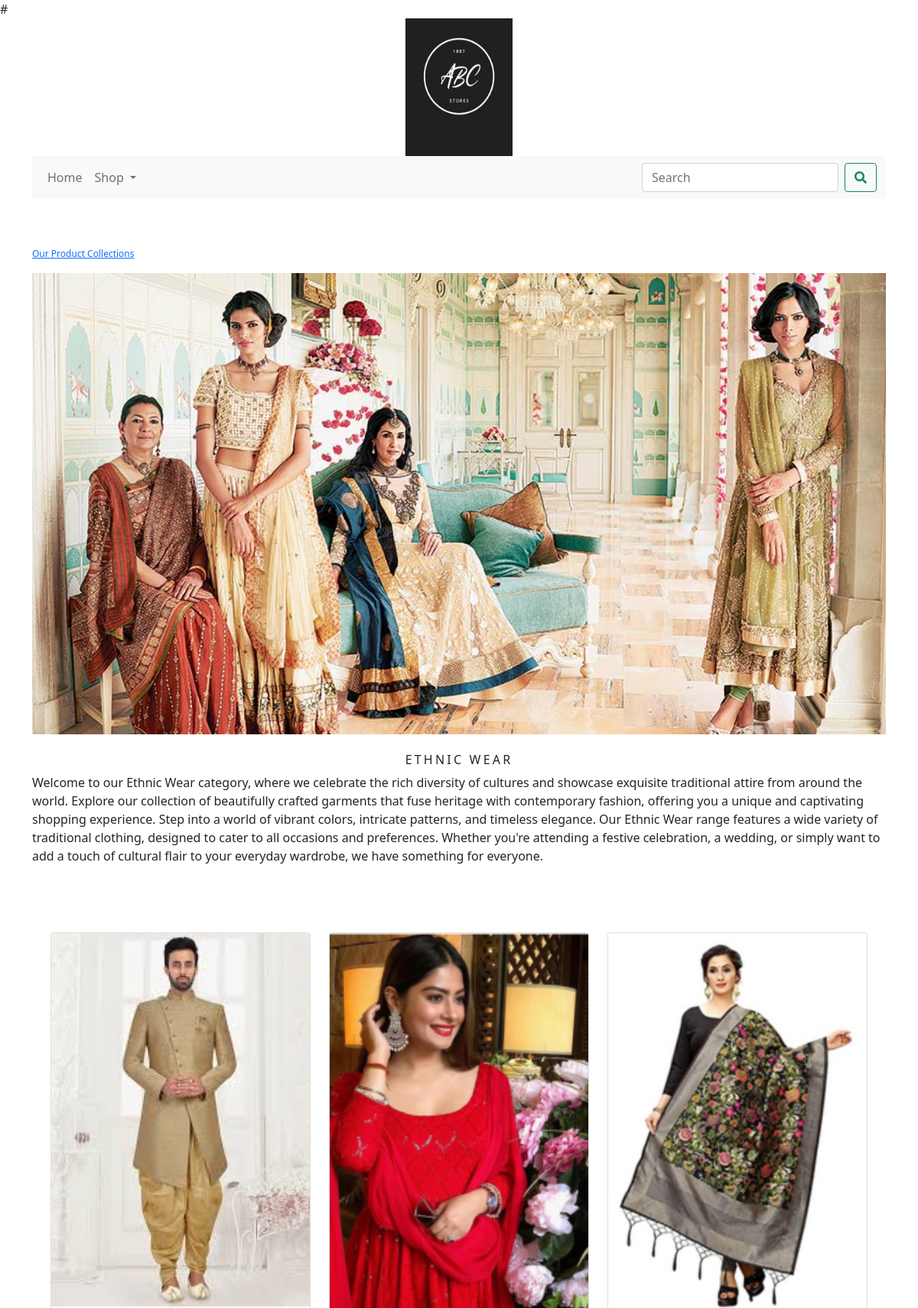
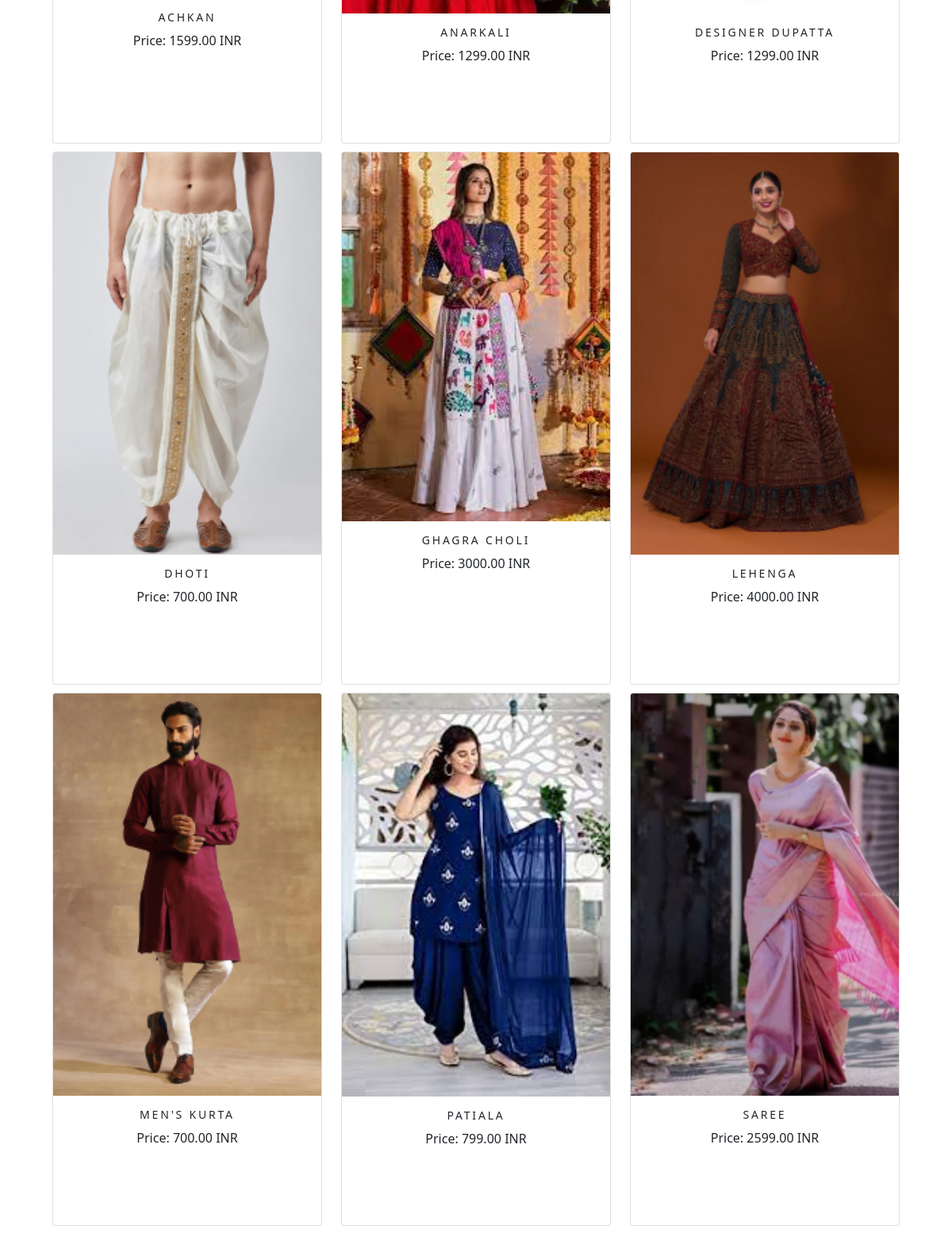
The page /shop/ethnic-wear/ (upper part) on the database its author committed (2 pictures, top to bottom).
### shop/models.py (models this page shows, shortened)
class Category(models.Model):
    name= models.CharField(max_length=250,unique=True)
    slug= models.SlugField(max_length=250,unique=True)
    desc= models.TextField(blank=True)
    image= models.ImageField(upload_to='category',blank=True)
    class Meta:
        ordering= ('name', )
        verbose_name= 'category'
        verbose_name_plural= 'categories'
    def get_url(self):
        return reverse('shop:products_by_category',args=[self.slug])

class Product(models.Model):
    name= models.CharField(max_length=250,unique=True)
    slug= models.SlugField(max_length=250,unique=True)
    desc= models.TextField(blank=True)
    price= models.DecimalField(max_digits=10,decimal_places=2)
    category= models.ForeignKey(Category,on_delete=models.CASCADE)
    image= models.ImageField(upload_to='product',blank=True)
    stock= models.IntegerField()
    available= models.BooleanField(default=True)
    created= models.DateTimeField(auto_now_add=True)
    updated= models.DateTimeField(auto_now=True)
    def get_url(self):
         return reverse('shop:prodCatDetail', args=[self.category.slug,self.slug])
    class Meta:
        ordering= ('name', )
        verbose_name= 'product'
        verbose_name_plural= 'products'

### shop/views.py (the view)
# urls.py: path('',views.allProdCat,name='allProdCat'),
def allProdCat(request,c_slug=None):
    c_page=None
    products_list=None
    if c_slug!=None:
        c_page=get_object_or_404(Category,slug=c_slug)
        products_list=Product.objects.all().filter(category=c_page,available=True)
    else:
        products_list=Product.objects.all().filter(available=True)
    paginator=Paginator(products_list,10)
    try:
        page=int(request.GET.get('page',1))
    except:
        page=1
    try:
        products=paginator.page(page)
    except (EmptyPage, InvalidPage):
        products=paginator.page(paginator.num_pages)
    return render(request,'category.html',{'category':c_page,'products':products})

### cart/context_processors.py (called while the page is built)
def counter(request):
    item_count=0
    if 'admin' in request.path:
        return {}
    else:
        try:
            cart=Cart.objects.filter(cart_id=_cart_id(request))
            cart_items=CartItem.objects.all().filter(cart=cart[:1])
            for cart_item in cart_items:
                item_count += cart_item.quantity
        except Cart.DoesNotExist:
            item_count = 0
    return dict(item_count=item_count)

### cart/views.py (called while the page is built)
def _cart_id(request):
    cart= request.session.session_key
    if not cart:
        cart= request.session.create()
    return cart

### shop/context_processors.py (called while the page is built)
def menu_links(request):
    links=Category.objects.all()
    return dict(links=links)

### templates/category.html (shortened to what this page needs)
{% extends 'base.html' %}
{% load static %}
{% block body %}
 {% if category %}
  <div>
      <div class="row my_row_class">
          <div class="mx-auto">
          <p><a href="{% url 'shop:allProdCat' %}">Our Product Collections</a> </p>
          </div>
      </div>
  </div>
 {% endif %}
 <div class="mx-auto">
     {% if category %}
      <img class="my_image" src="{{category.image.url}}" alt="{{category.name}}" width="1250" height="400">
     </div><br>
     <div>
         <h1 class="text-center my_title">{{category.name}}</h1>
          <p class="text-justify">{{category.desc}}</p><br><br><br>
     </div>
 {% endif %}
<div class="container">
    <div class="row mx-auto">
        {% for product in products.object_list %}
        <div class="my_bottom_margin col-9 col-sm-12 col-md-4 col-lg-4">
            <div class="card text-center" style="min-width:18rem;height:42rem;" >
                 <a href="{{product.get_url}}"><img class="card-img-top my_image" src="{{product.image.url}}" alt="{{product.name}}"></a>
                <div class="card-body">
                    <h4>{{product.name}}</h4>
                    <p>Price: {{product.price}} INR</p><br><br><br>
                </div>
            </div>
        </div>
        {% endfor %}
    </div>
</div>
{% endblock %}

### static/css/custom.css (style rules this page uses)
body { font-family: 'Roboto', sans-serif; }
.my_row_class { padding-top: 15px; }
.my_row_class .mx-auto { color: #000; font-size: 12px; }
.my_image { width: 100%; height: auto; }
.my_title { font-size: 16px; text-transform: uppercase; letter-spacing: .2em; }
.my_bottom_margin { margin-bottom: 10px; }
.card-body h4 { font-size: 14px; text-transform: uppercase; letter-spacing: .2em; }

### templates/footer.html (style rules this page uses)
body { margin: 0; bottom: 0; padding: 0; min-height: 100vh; display: flex; flex-direction: column; }

### rows shown on the page
Category: image (picture), name "ETHNIC WEAR", desc "Welcome to our Ethnic Wear category, where we celebrate the rich diversity of cultures and showcase exquisite traditional attire from around the world. Explore our collection of beautifully crafted garments that fuse heritage with contemporary fashion, offering you a unique and captivating shopping experience. Step into a world of vibrant colors, intricate patterns, and timeless elegance. Our Ethnic Wear range features a wide variety of traditional clothing, designed to cater to all occasions and preferences. Whether you're attending a festive celebration, a wedding, or simply want to add a touch of cultural flair to your everyday wardrobe, we have something for everyone."
Product: image (picture), name "ACHKAN", price "1599.00"
Product: image (picture), name "ANARKALI", price "1299.00"
Product: image (picture), name "DESIGNER DUPATTA", price "1299.00"
Product: image (picture), name "DHOTI", price "700.00"
Product: image (picture), name "GHAGRA CHOLI", price "3000.00"
Product: image (picture), name "LEHENGA", price "4000.00"
Product: image (picture), name "MEN'S KURTA", price "700.00"
Product: image (picture), name "PATIALA", price "799.00"
Product: image (picture), name "SAREE", price "2599.00"
